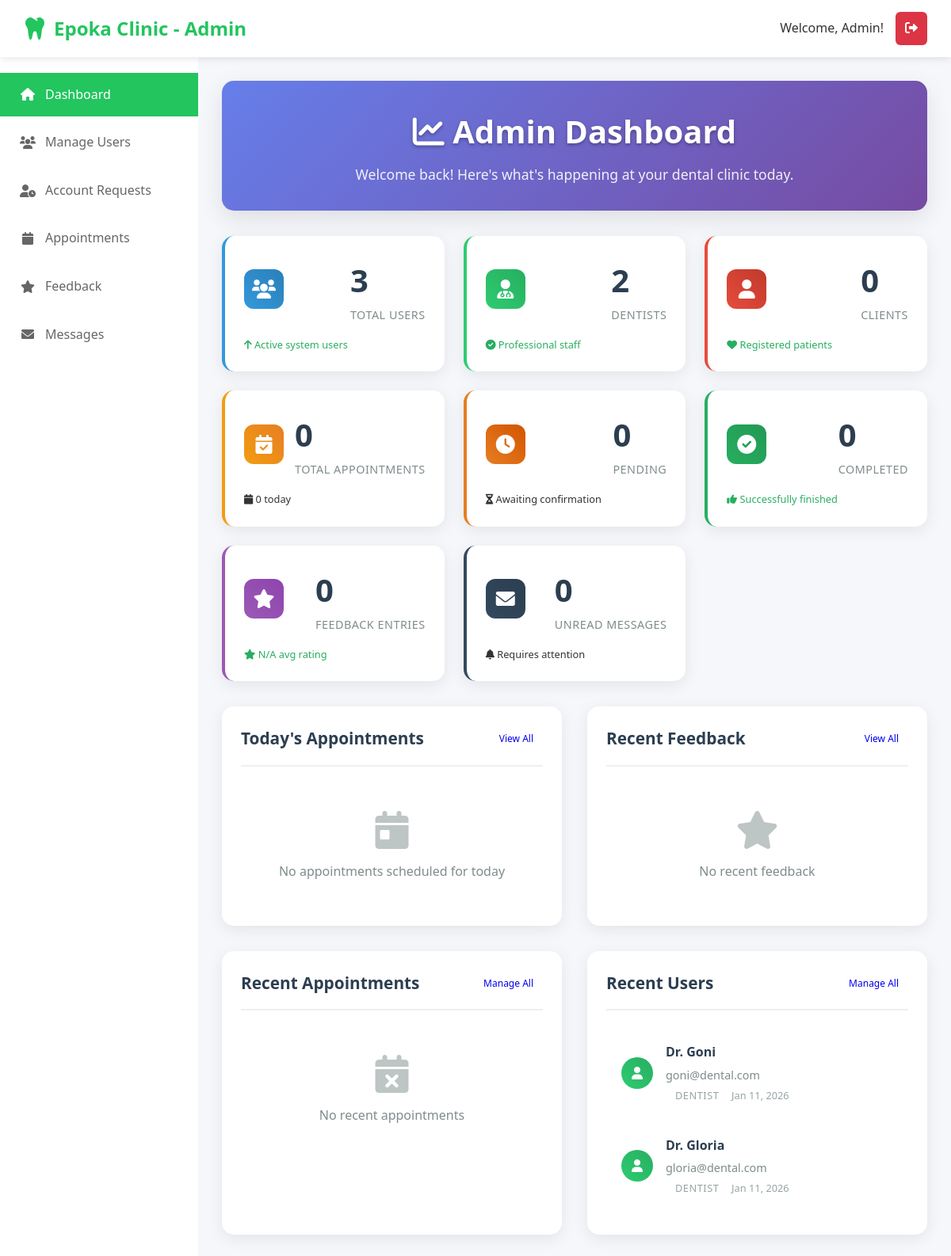
The app's page /admin/admin_dashboard.php (signed in) with its own data.
### tables this page shows
CREATE TABLE `users` (
  `id` int NOT NULL AUTO_INCREMENT,
  `name` varchar(100) NOT NULL,
  `email` varchar(100) NOT NULL,
  `password_hash` varchar(255) NOT NULL,
  `role_id` int NOT NULL DEFAULT '3',
  `dentist_id` int DEFAULT NULL,
  `created_at` timestamp NULL DEFAULT CURRENT_TIMESTAMP,
  PRIMARY KEY (`id`),
  UNIQUE KEY `email` (`email`),
  KEY `role_id` (`role_id`),
  KEY `dentist_id` (`dentist_id`),
  CONSTRAINT `users_ibfk_1` FOREIGN KEY (`role_id`) REFERENCES `roles` (`id`),
  CONSTRAINT `users_ibfk_2` FOREIGN KEY (`dentist_id`) REFERENCES `users` (`id`) ON DELETE SET NULL
);

CREATE TABLE `roles` (
  `id` int NOT NULL AUTO_INCREMENT,
  `name` varchar(50) NOT NULL,
  PRIMARY KEY (`id`)
);

### admin/admin_dashboard.php (the view, shortened to what the rows shown need)
<?php
require_once __DIR__ . '/../db.php';
$admin_id = $_SESSION['user_id'];
$recent_users = [];
$stmt = mysqli_prepare($conn, "
    SELECT u.name, u.email, r.name AS role, u.created_at
    FROM users u
    JOIN roles r ON u.role_id = r.id
    WHERE u.id != ?
    ORDER BY u.created_at DESC
    LIMIT 5
");
mysqli_stmt_bind_param($stmt, 'i', $admin_id);
mysqli_stmt_execute($stmt);
$res = mysqli_stmt_get_result($stmt);
while ($row = mysqli_fetch_assoc($res)) {
    $recent_users[] = $row;
}
?>
<!DOCTYPE html>
<html lang="en">
<head>
    <link rel="stylesheet" href="../styles.css">
    <link href="https://cdnjs.cloudflare.com/ajax/libs/font-awesome/6.0.0/css/all.min.css" rel="stylesheet">
</head>
<body>
    <div id="adminDashboard" class="page active">
        <div class="dashboard-container">
            <main class="main-content">
                <div class="content-section active">
                    <div class="dashboard-header">
                        <h1><i class="fas fa-chart-line"></i> Admin Dashboard</h1>
                    </div>
                    <div class="dashboard-grid">
                        <div class="dashboard-section">
                            <div class="user-list">
                                <?php if (empty($recent_users)): ?>
                                    <div class="empty-state">
                                        <i class="fas fa-user-times"></i>
                                        <p>No recent users</p>
                                    </div>
                                <?php else: ?>
                                    <?php foreach ($recent_users as $user): ?>
                                        <div class="activity-item-enhanced">
                                            <div class="activity-icon-enhanced" style="background: linear-gradient(45deg, #2ecc71, #27ae60);">
                                                <i class="fas fa-user"></i>
                                            </div>
                                            <div class="activity-content-enhanced">
                                                <div class="activity-title"><?= htmlspecialchars($user['name']) ?></div>
                                                <div class="activity-subtitle"><?= htmlspecialchars($user['email']) ?></div>
                                                <div class="activity-time">
                                                    <span class="status-badge <?= strtolower($user['role']) ?>">
                                                        <?= ucfirst($user['role']) ?>
                                                    </span>
                                                    <?= date('M j, Y', strtotime($user['created_at'])) ?>
                                                </div>
                                            </div>
                                        </div>
                                    <?php endforeach; ?>
                                <?php endif; ?>
                            </div>
                        </div>
                    </div>
                </div>
            </main>
        </div>
    </div>
</body>
</html>

### records on screen
users: name "Dr. Goni", email "goni@dental.com", role.name "DENTIST", created_at "Jan 11, 2026"
users: name "Dr. Gloria", email "gloria@dental.com", role.name "DENTIST", created_at "Jan 11, 2026"

### other values on screen
$admin_name "Admin"
$stats['total_users'] "3"
$stats['total_dentists'] "2"
$stats['total_clients'] "0"
$stats['total_appointments'] "0"
$stats['todays_appointments'] "0"
$stats['pending_appointments'] "0"
$stats['completed_appointments'] "0"
$stats['total_feedback'] "0"
$stats['avg_rating'] ?: 'N/A' "N/A"
$stats['unread_messages'] "0"
